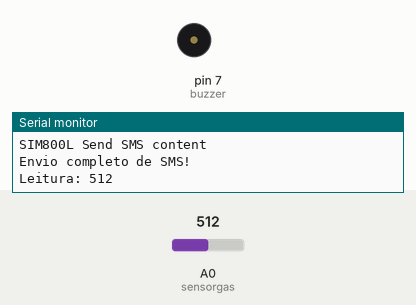
Recording of a sketch running on a simulated Arduino Uno, built with avr-gcc and run on an emulated ATmega328P. Shown: buzzer (waves = sounding, pin HIGH), the last lines printed to the serial monitor. Inputs (shaded band) come from the test bench; at power-on: A0 (sensorgas) = 512. The modem accepts every AT command (registered, SIM ready, sends succeed) and sends nothing else.

Above: at 6.2 s.
6.3 s: A0 (sensorgas) set to 392
At 9.0 s:
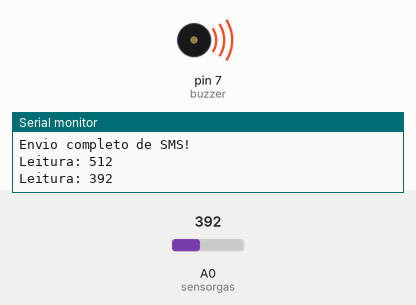
9.7 s: A0 (sensorgas) set to 364
At 10.9 s:
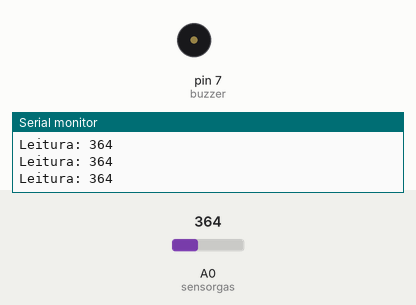
Timing chart, 0 to 12.7 s (numbered marks = the images above; inputs shaded):
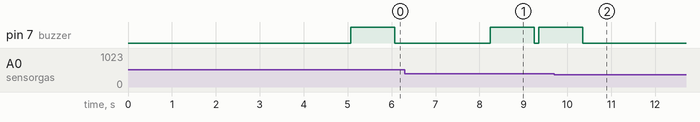

Measured:
- the behaviour switches between 381 and 380 on A0 (sensorgas) (found by bisection; images 1 and 2)
- after the input at 9.7 s, pin 7 (buzzer): goes on until 10.3 s, then stays LOW

The sketch:

mq2eSMS.ino
```cpp
//MQ2 e SMS

//SIM 800L
#include <SoftwareSerial.h>
SoftwareSerial SIM800L(2, 3); // RX | TX
// Connect the SIM800L TX to Arduino pin 2 RX.
// Connect the SIM800L RX to Arduino pin 3 TX.

//Sensor mq02

int sensorgas = A0;//sensor de gás no pino a0
int buzzer = 7; //buzzer no pino d2
int maxgas = 380;//valor max de gás normal

int smsenviado = 0; //para enviar sms só uma vez

void setup(){

pinMode(sensorgas, INPUT);
pinMode(buzzer, OUTPUT);
Serial.begin(9600);

// start th serial communication with the host computer
    Serial.begin(9600);
    while(!Serial);
    Serial.println("Arduino with SIM800L is ready");

    // start communication with the SIM800L in 9600
    SIM800L.begin(9600);
    Serial.println("SIM800L started at 9600");
    delay(1000);
    Serial.println("Setup Complete! SIM800L is Ready!");

  Serial.println("Definir o formato SMS para ASCII");
  SIM800L.write("AT+CMGF=1\r\n");
  delay(1000);

  Serial.println("SIM800L Definir SMS para o número do destino");
  SIM800L.write("AT+CMGS=\"219********\"\r\n"); //mudar * por número de telefone existente
  delay(1000);

  Serial.println("SIM800L Send SMS content");
  SIM800L.write("Sistema em funcionamento");
  delay(1000);

  //Serial.println("Enviar Char Ctrl + Z / ESC para sair do menu SMS");
  SIM800L.write((char)26);
  delay(1000);

  Serial.println("Envio completo de SMS!");


}


void loop(){

int leituragas = analogRead(sensorgas);
Serial.print("Leitura: ");
Serial.println(leituragas);
//int smsenviado = 0;

 if (leituragas > maxgas){

 digitalWrite(buzzer, HIGH);
 delay(1000);
 digitalWrite(buzzer, LOW);

 if (smsenviado==0){
  enviaSMS();
  smsenviado=1;
 }


 }
 else{
 digitalWrite(buzzer, LOW);
 }
 delay(100);

}

void enviaSMS(){ //para enviar sms só quando houver vazamento

  SIM800L.write("AT+CMGF=1\r\n");
  delay(500);

  //Serial.println("SIM800L Definir SMS para o número do destino");
  SIM800L.write("AT+CMGS=\"219********\"\r\n"); //mudar * por número de telefone existente
  delay(500);

  //Serial.println("SIM800L Send SMS content");
  SIM800L.write("Vazamento de gas detectado no laboratorio!");
  delay(500);
  //Serial.println("Enviar Char Ctrl + Z / ESC para sair do menu SMS");
  SIM800L.write((char)26);
  delay(500);


}
```
